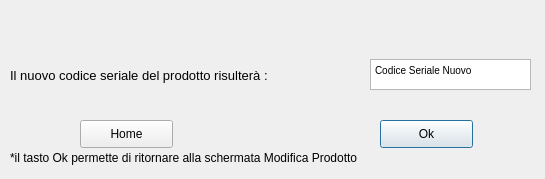
<?xml version="1.0" encoding="UTF-8"?>
<ui version="4.0">
 <class>Dialog</class>
 <widget class="QDialog" name="Dialog">
  <property name="geometry">
   <rect>
    <x>0</x>
    <y>0</y>
    <width>545</width>
    <height>179</height>
   </rect>
  </property>
  <property name="windowTitle">
   <string>Gestione Magazzino</string>
  </property>
  <widget class="QLabel" name="label">
   <property name="geometry">
    <rect>
     <x>10</x>
     <y>60</y>
     <width>371</width>
     <height>31</height>
    </rect>
   </property>
   <property name="font">
    <font>
     <pointsize>10</pointsize>
    </font>
   </property>
   <property name="text">
    <string>Il nuovo codice seriale del prodotto risulterà :</string>
   </property>
  </widget>
  <widget class="QTextBrowser" name="textBrowser">
   <property name="geometry">
    <rect>
     <x>370</x>
     <y>59</y>
     <width>161</width>
     <height>31</height>
    </rect>
   </property>
   <property name="html">
    <string>&lt;!DOCTYPE HTML PUBLIC &quot;-//W3C//DTD HTML 4.0//EN&quot; &quot;http://www.w3.org/TR/REC-html40/strict.dtd&quot;&gt;
&lt;html&gt;&lt;head&gt;&lt;meta name=&quot;qrichtext&quot; content=&quot;1&quot; /&gt;&lt;style type=&quot;text/css&quot;&gt;
p, li { white-space: pre-wrap; }
&lt;/style&gt;&lt;/head&gt;&lt;body style=&quot; font-family:'MS Shell Dlg 2'; font-size:7.8pt; font-weight:400; font-style:normal;&quot;&gt;
&lt;p style=&quot; margin-top:0px; margin-bottom:0px; margin-left:0px; margin-right:0px; -qt-block-indent:0; text-indent:0px;&quot;&gt;Codice Seriale Nuovo&lt;/p&gt;&lt;/body&gt;&lt;/html&gt;</string>
   </property>
  </widget>
  <widget class="QPushButton" name="pushButton">
   <property name="geometry">
    <rect>
     <x>380</x>
     <y>120</y>
     <width>93</width>
     <height>28</height>
    </rect>
   </property>
   <property name="text">
    <string>Ok</string>
   </property>
  </widget>
  <widget class="QPushButton" name="pushButton_2">
   <property name="geometry">
    <rect>
     <x>80</x>
     <y>120</y>
     <width>93</width>
     <height>28</height>
    </rect>
   </property>
   <property name="text">
    <string>Home</string>
   </property>
  </widget>
  <widget class="QLabel" name="label_2">
   <property name="geometry">
    <rect>
     <x>10</x>
     <y>150</y>
     <width>461</width>
     <height>16</height>
    </rect>
   </property>
   <property name="text">
    <string>*il tasto Ok permette di ritornare alla schermata Modifica Prodotto</string>
   </property>
  </widget>
 </widget>
 <resources/>
 <connections/>
</ui>
